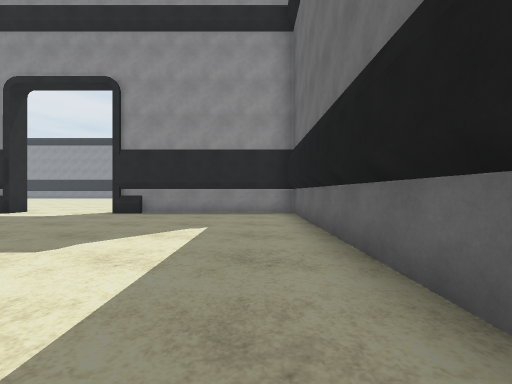
view 1 (above)

19 first-person views from a walk through a scene from a Unity 3-D project. The camera is 1.2 m above the floor, looks level and sees 90° across. The floor is counted in squares, 2 m on a side. Each view is taken from the middle of a square. On the plan, view 1 faces up. The plan holds only what a view shows up to about 9 squares ahead; the rest is blank. The place goes on beyond the plan. Some animated figures are not drawn. Some surface patterns are stand-ins.

view 2
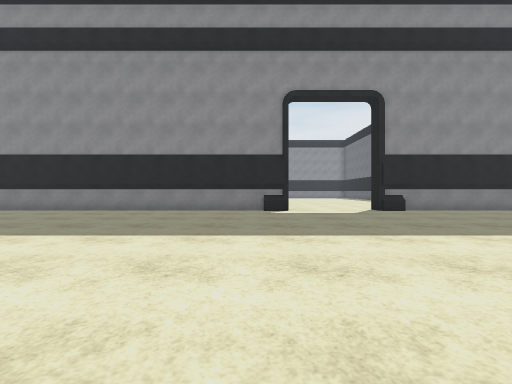

view 3
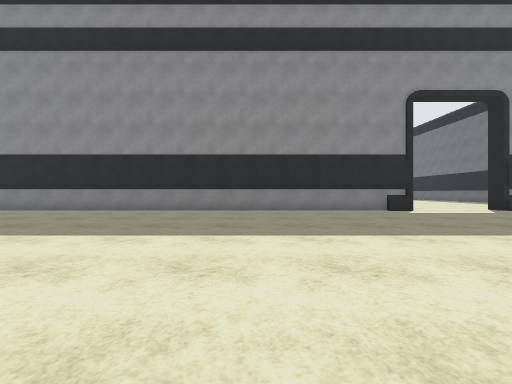

view 4
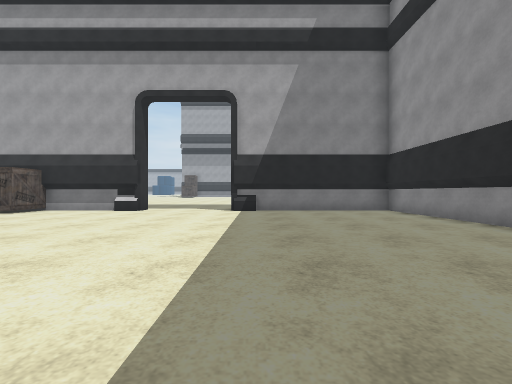

view 5
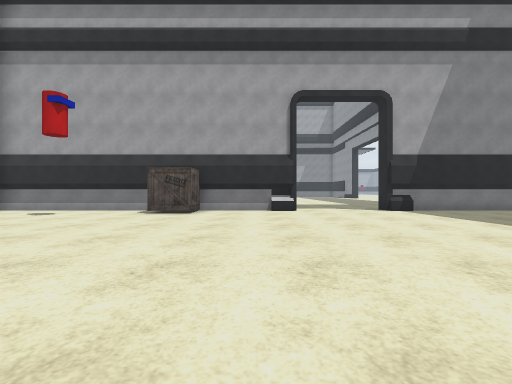

view 6
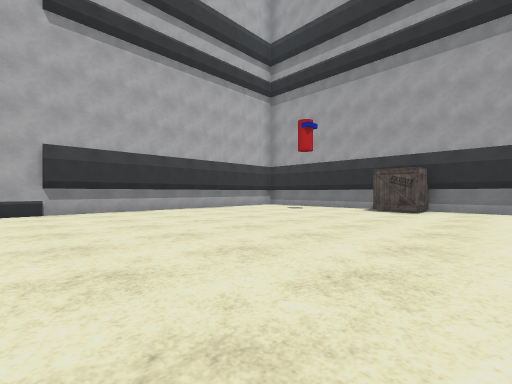

view 7
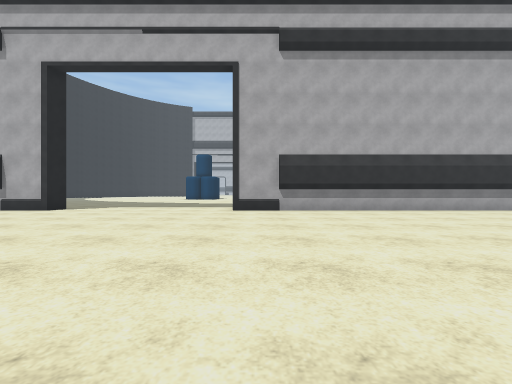

view 8
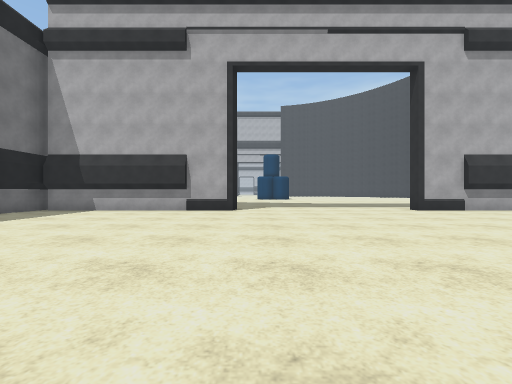

view 9
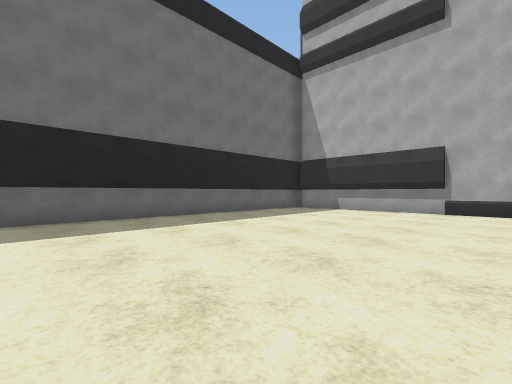

view 10
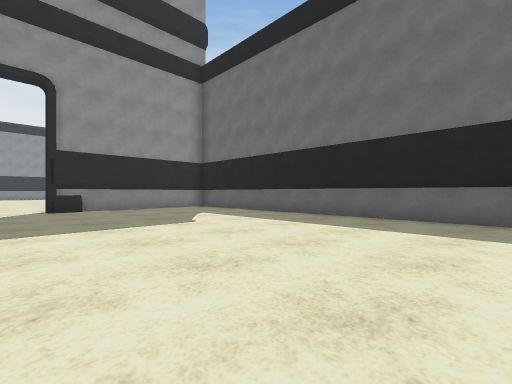

view 11
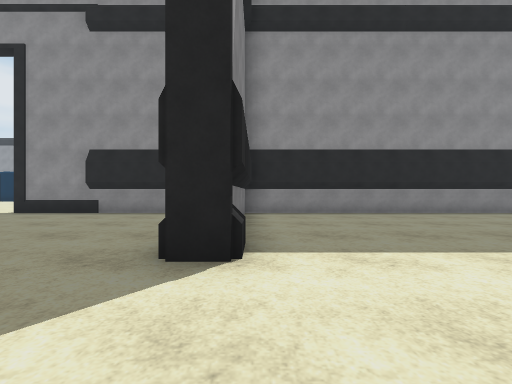

view 12
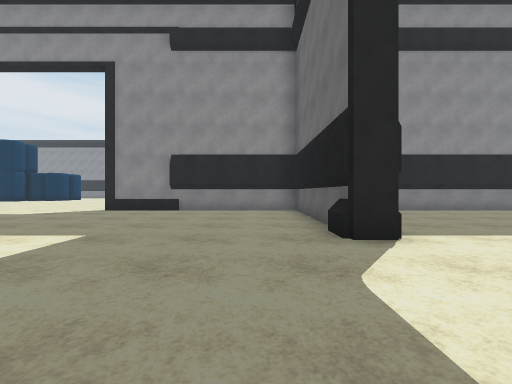

view 13
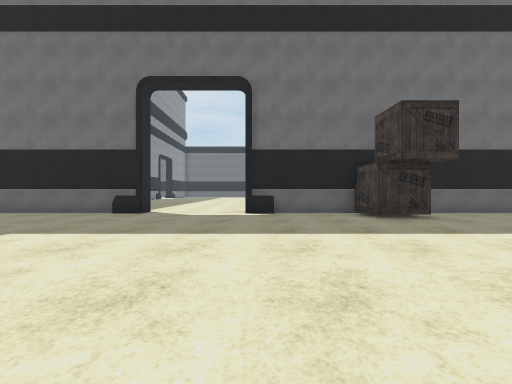

view 14
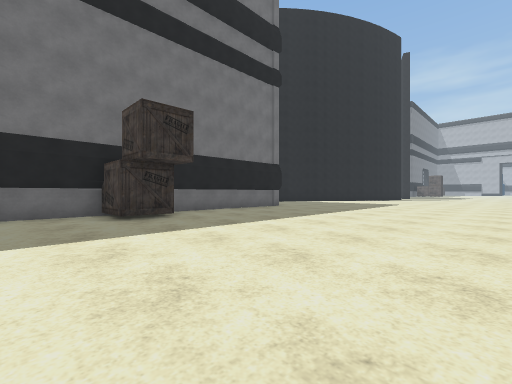

view 15
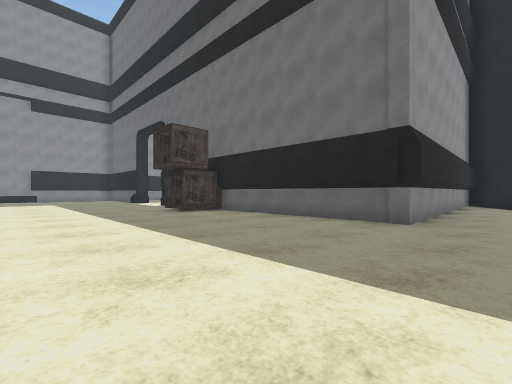

view 16
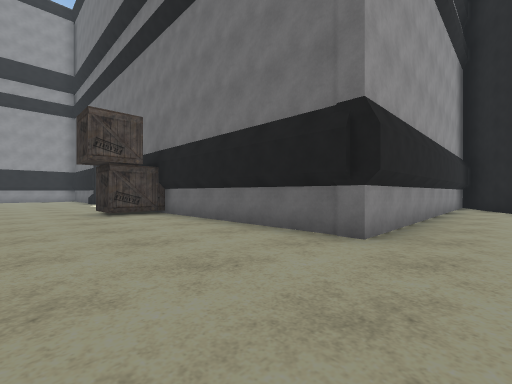

view 17
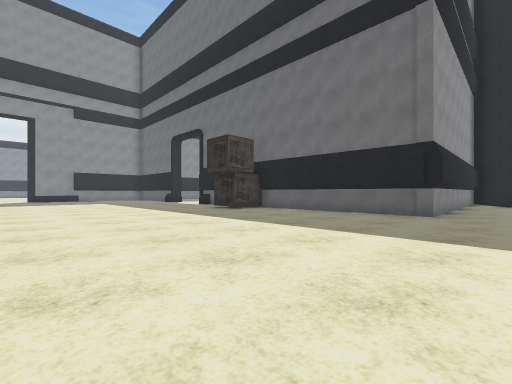

view 18
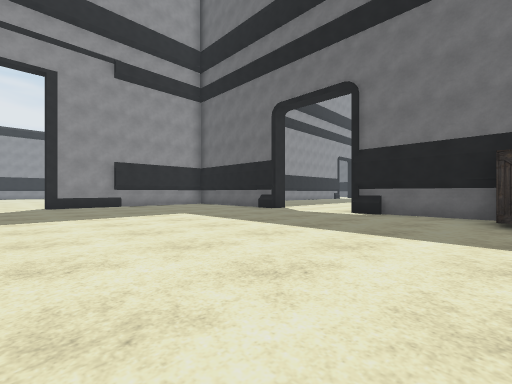

view 19
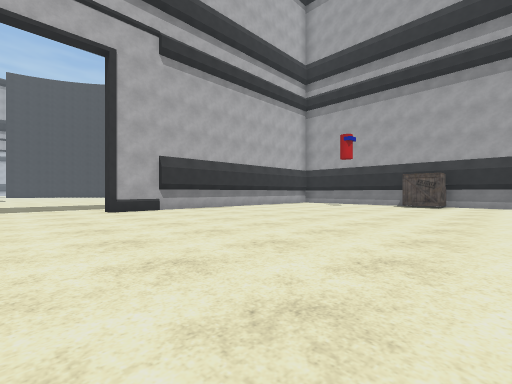

### Floor plan
Points are (right, up) in squares from view 1. A wall is a line through its corners. A room is listed if a view was taken in it or the views show most of it. See-through windows are left out.
Room 1 (views 1, 2, 3, 4, 5, 6, 7, 8, 9, 10, 11, 12, 13, 14, 15, 16, 17, 18, 19)
walls: (-21.3, -0.7) (-21.3, -3.5); (-21.7, -3.6) (-21.7, -0.7); (-21.9, -0.7) (-21.1, -0.7); (-21.3, -5.5) (-21.3, -10.4); (-21.1, 2.2) (-21.9, 2.2); (-13.5, -10.7) (-21.7, -10.7) (-21.7, -5.5); (-21.7, 2.2) (-21.7, 7.3) (-27.9, 7.3); (-15.2, -12) (-13.5, -11); (-20.4, -10.3) (-11.3, -10.3) (-11.3, -10.8); (-6.9, 7.3) (-21.3, 7.3) (-21.3, 2.2); (-6.9, 7.9) (-6.9, 7.1); (-5.4, -11.1) (-5.2, -10.3) (0.7, -10.3); (1.1, -10.8) (1.1, 7.3) (-4, 7.3)
low walls: (-21.1, -0.7) (-21.1, -1.5); (-21.9, -1.5) (-21.9, -0.7); (-21.1, 3) (-21.1, 2.2); (-21.9, 2.2) (-21.9, 3); (-6.9, 7.1) (-7.7, 7.1); (-3.2, 7.1) (-4, 7.1)
ways out: opening at (-28.5, 8); opening at (-5.5, 8)
objects: other object (-23, -5) to (-23, -4); other object (-22, -5) to (-22, -4); other object (-21, -5) to (-20, -4)

Where each view was taken, in squares from view 1:
view 1: 0 up, 0 right, facing up
view 2: 1 down, 8 left, facing up
view 3: 1 down, 12 left, facing up
view 4: 3 up, 13 left, facing left
view 5: 2 down, 13 left, facing left
view 6: 2 down, 12 left, facing down-left
view 7: 2 down, 12 left, facing down
view 8: 2 down, 6 left, facing down
view 9: 2 down, 5 left, facing down-right
view 10: 2 down, 5 left, facing up-right
view 11: 0 up, 21 left, facing up
view 12: 1 down, 23 left, facing up
view 13: 1 down, 29 left, facing right
view 14: 2 down, 29 left, facing down-right
view 15: 12 down, 27 left, facing up-right
view 16: 12 down, 25 left, facing up-right
view 17: 12 down, 29 left, facing up-right
view 18: 4 down, 29 left, facing up-right
view 19: 2 down, 9 left, facing down-left
